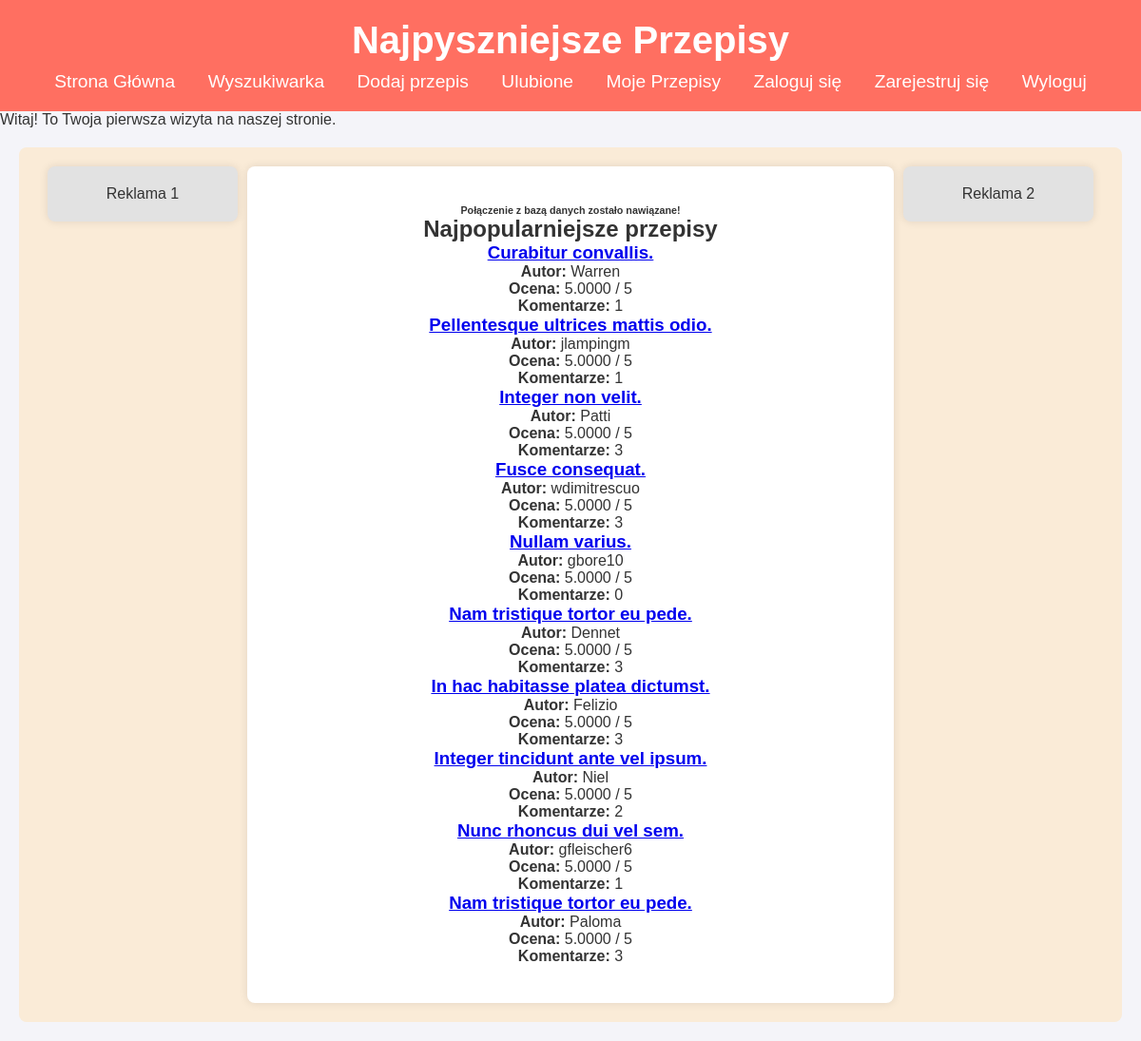
The page / on the database its author committed.
### tables this page shows
CREATE TABLE `recipes` (
  `recipe_id` int(11) NOT NULL,
  `title` varchar(100) NOT NULL,
  `description` text DEFAULT NULL,
  `instructions` text NOT NULL,
  `servings` int(11) DEFAULT 1,
  `prep_time` int(11) DEFAULT 0,
  `cook_time` int(11) DEFAULT 0,
  `user_id` int(11) DEFAULT NULL,
  `created_at` timestamp NOT NULL DEFAULT current_timestamp(),
  `updated_at` timestamp NOT NULL DEFAULT current_timestamp() ON UPDATE current_timestamp()
);

### public/popular_recipe.php (the view)
<?php
require_once "includes/db.php";
$stmt = $pdo->query("
    SELECT recipe_id, recipe_title, author, avg_rating, total_comments
    FROM popular_recipes
    LIMIT 10
");
$popular_recipes = $stmt->fetchAll(PDO::FETCH_ASSOC);
if ($popular_recipes):
    echo "<h2>Najpopularniejsze przepisy</h2>";
    echo "<div class='popular-recipes'>";
    foreach ($popular_recipes as $recipe):
        echo "<div class='recipe'>";
        echo "<h3><a href='detailed.php?id=" . htmlspecialchars($recipe['recipe_id']) . "'>" . htmlspecialchars($recipe['recipe_title']) . "</a></h3>";
        echo "<p><strong>Autor:</strong> " . htmlspecialchars($recipe['author']) . "</p>";
        echo "<p><strong>Ocena:</strong> " . htmlspecialchars($recipe['avg_rating']) . " / 5</p>";
        echo "<p><strong>Komentarze:</strong> " . htmlspecialchars($recipe['total_comments']) . "</p>";
        echo "</div>";
    endforeach;
    echo "</div>";
else:
    echo "<p>Brak popularnych przepisów do wyświetlenia.</p>";
endif;
?>

### index.php (shortened to what this page needs)
<!DOCTYPE html>
<html lang="pl">
<head>
    <link rel="stylesheet" href="css/style.css">
</head>
<body>
    <?php require_once "blocks/header.php";
    $cookieName = "visit_counter";
    if (isset($_COOKIE[$cookieName])) {
        $visitCount = (int)$_COOKIE[$cookieName] + 1;
    } else {
        $visitCount = 1;
    }
    if ($visitCount === 1) {
        echo "Witaj! To Twoja pierwsza wizyta na naszej stronie.";
    } else {
        echo "Witaj ponownie! Odwiedziłeś nas już $visitCount razy.";
    }
    ?>
    <section id="content">
			<div id="left-ad" class="ad">
				<p>Reklama 1</p>
			</div>
		<div class="recipes">
            <?php require_once "public/popular_recipe.php"; ?>
        </div>
        <div id="right-ad" class="ad">
            <p>Reklama 2</p>
        </div>
    </section>
</body>
</html>

### blocks/header.php (shortened to what this page needs)
<header>
    <h1>Najpyszniejsze Przepisy</h1>
        <nav>
            <ul>
                <li><a href="http://localhost/strona_z_przepisami/index.php">Strona Główna</a></li>
                <li><a href="http://localhost/strona_z_przepisami/search.php">Wyszukiwarka</a></li>
                <li><a href="http://localhost/strona_z_przepisami/add_recipe.php">Dodaj przepis</a></li>
                <li><a href="http://localhost/strona_z_przepisami/public/favorites.php">Ulubione</a></li>
                <li><a href="http://localhost/strona_z_przepisami/public/my_recipes.php">Moje Przepisy</a></li>
                <li><a href="#" id="login-btn">Zaloguj się</a></li>
                <li><a href="#" id="register-btn">Zarejestruj się</a></li>
                <li><a href="http://localhost/strona_z_przepisami/public/logout.php">Wyloguj</a></li>
            </ul>
        </nav>
</header>

### includes/db.php (shortened to what this page needs)
<?php
try {
    echo "<h6>Połączenie z bazą danych zostało nawiązane!</h6>";
} catch (PDOException $e) {
    echo "<h6>Błąd połączenia: </h6>" . $e->getMessage();
}
?>

### css/style.css (style rules this page uses)
* { margin: 0; padding: 0; box-sizing: border-box; }
body { font-family: 'Arial', sans-serif; background-color: #f4f4f9; color: #333; }
header { background-color: #ff6f61; color: white; padding: 20px 0; text-align: center; }
header h1 { font-size: 2.5em; margin-bottom: 10px; }
nav ul { list-style: none; padding: 0; }
nav ul li { display: inline-block; margin: 0 15px; }
nav ul li a { color: white; text-decoration: none; font-size: 1.2em; }
#content { display: flex; justify-content: space-between; margin: 20px; position: relative; background-color: antiquewhite; padding: 20px; border-radius: 8px; }
.ad { background-color: #e2e2e2; padding: 20px; width: 200px; height: 100%; text-align: center; border-radius: 8px; box-shadow: 0px 0px 10px rgba(0, 0, 0, 0.1); margin: 0 10px; }
.recipes { flex: 1; padding: 40px 20px; text-align: center; background-color: #ffffff; border-radius: 8px; box-shadow: 0px 0px 10px rgba(0, 0, 0, 0.1); }

### rows shown on the page
recipes: recipe_title "Curabitur convallis.", author "Warren", avg_rating "5.0000", total_comments "1"
recipes: recipe_title "Pellentesque ultrices mattis odio.", author "jlampingm", avg_rating "5.0000", total_comments "1"
recipes: recipe_title "Integer non velit.", author "Patti", avg_rating "5.0000", total_comments "3"
recipes: recipe_title "Fusce consequat.", author "wdimitrescuo", avg_rating "5.0000", total_comments "3"
recipes: recipe_title "Nullam varius.", author "gbore10", avg_rating "5.0000", total_comments "0"
recipes: recipe_title "Nam tristique tortor eu pede.", author "Dennet", avg_rating "5.0000", total_comments "3"
recipes: recipe_title "In hac habitasse platea dictumst.", author "Felizio", avg_rating "5.0000", total_comments "3"
recipes: recipe_title "Integer tincidunt ante vel ipsum.", author "Niel", avg_rating "5.0000", total_comments "2"
recipes: recipe_title "Nunc rhoncus dui vel sem.", author "gfleischer6", avg_rating "5.0000", total_comments "1"
recipes: recipe_title "Nam tristique tortor eu pede.", author "Paloma", avg_rating "5.0000", total_comments "3"
